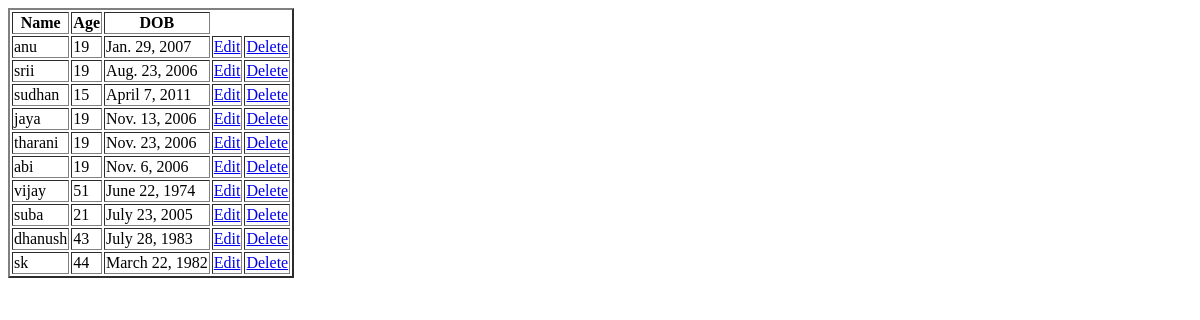
Page /formresult on the earlier database version.
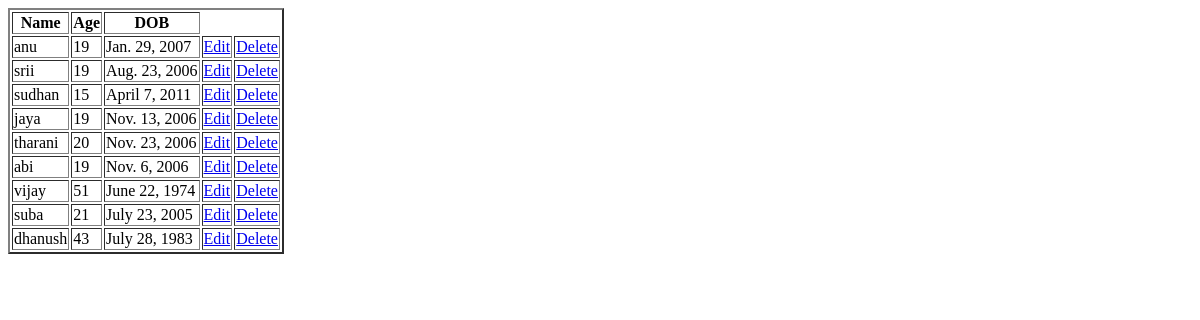
Same page on the later database version.
### myapp/models.py (models this page shows)
class Forms(models.Model):
    name = models.CharField(max_length=50, default='')
    age = models.IntegerField(default=0)
    dob = models.DateField(blank=True, null=True)

### myapp/views.py (the view)
# urls.py: path('formresult',views.formresult,name='formresult'),
def formresult(request):
    result=Forms.objects.all()
    return render(request,"formresult.html",{"result":result})

### myapp/templates/formresult.html (shortened to what this page needs)
<!DOCTYPE html>
<html lang="en">
<head>
</head>
<body>
    <table class="table" border="2">
        <thead>
            <tr>
                <th scope="col">Name</th>
                <th scope="col">Age</th>
                <th scope="col">DOB</th>
            </tr>
        </thead>
        <tbody>
            {% for i in result %}
            <tr>
                <td>{{i.name}}</td>
                <td>{{i.age}}</td>
                <td>{{i.dob}}</td>
                <td><a href="{% url 'formedit' i.id%}">Edit</a></td>
                <td><a href="{% url 'formdelete' i.id%}">Delete</a></td>
            </tr>
            {% endfor %}
        </tbody>
    </table>
</body>
</html>

Differences in the rows shown:
removed Forms: name "sk", age "44", dob "March 22, 1982"
changed Forms "tharani": age "19" → "20"
